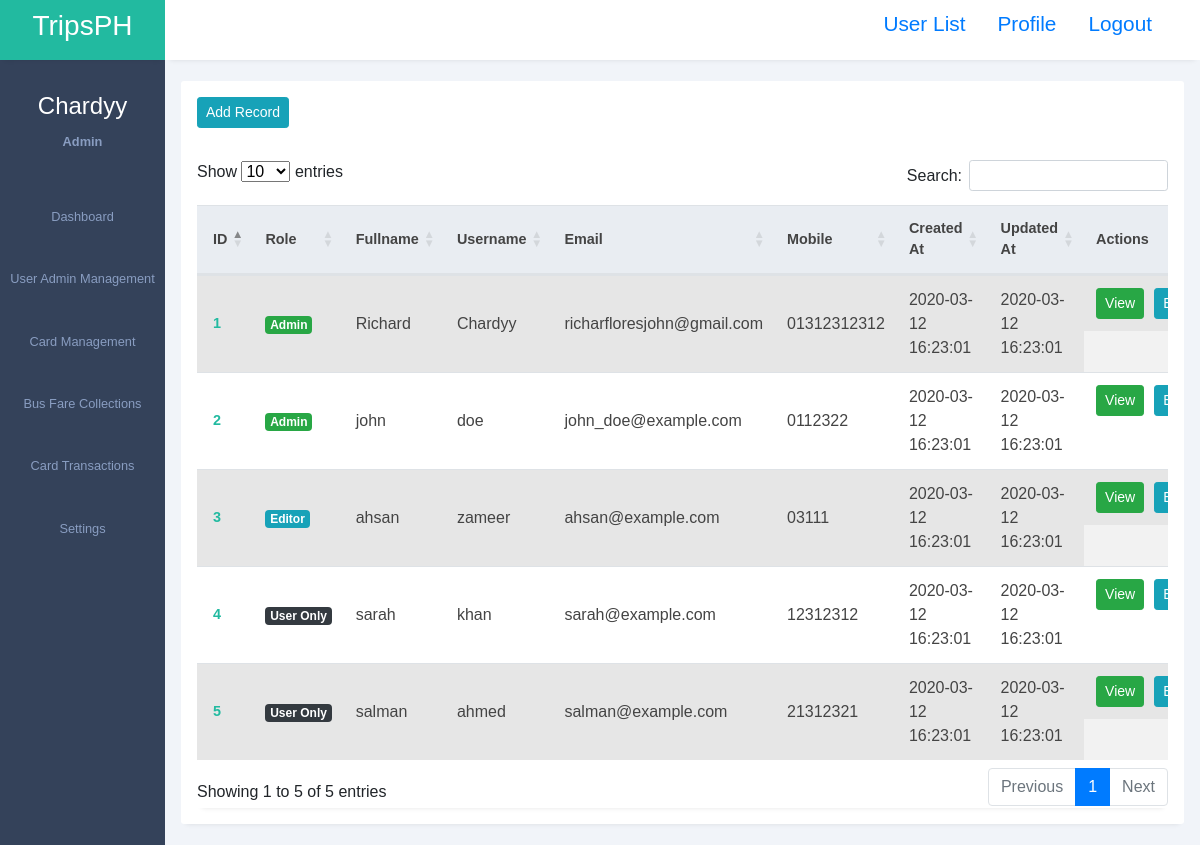
/admin/adminuser/adminuser.php (signed in), run on the app's committed database.
### tables this page shows
CREATE TABLE `tbl_users` (
  `id` int(11) NOT NULL AUTO_INCREMENT,
  `user_role_id` int(11) DEFAULT NULL,
  `full_name` varchar(255) DEFAULT NULL,
  `username` varchar(50) NOT NULL,
  `email` varchar(255) DEFAULT NULL,
  `mobile` varchar(25) DEFAULT NULL,
  `password` varchar(255) NOT NULL,
  `created_at` datetime DEFAULT current_timestamp(),
  `updated_at` timestamp NOT NULL DEFAULT current_timestamp(),
  PRIMARY KEY (`id`)
);

### admin/adminuser/adminuser.php (the view, shortened to what this page needs)
<?php
require_once('../../admin/config.php');
?>
<!DOCTYPE html>
<html lang="en">
<head>
    <head>
        <link rel="stylesheet" href="../assets/styles1.css">
        <link rel="stylesheet" href="https://maxst.icons8.com/vue-static/landings/line-awesome/line-awesome/1.3.0/css/line-awesome.min.css">
        <link rel="stylesheet" href="../assets/bootstrap.min.css">
        <link href="https://use.fontawesome.com/releases/v5.0.4/css/all.css" rel="stylesheet">
        <link rel="stylesheet" href="https://cdn.datatables.net/1.13.4/css/dataTables.bootstrap5.min.css" />
    </head>
<body>
    <div class="sidebar">
        <div class="side-header">
            <h3>T<span>ripsPH</span></h3>
        </div>
        <div class="side-content">
            <div class="profile">
                <h4>
                    <?php
                    if (isset($_SESSION['username'])) {
                        echo $_SESSION['username'];
                    } else {
                        echo 'Default Name';
                    }
                    ?>
                </h4>
                <small>
                    <?php
                    if (isset($_SESSION['user_role_id'])) {
                        $role = 'Default Role';
                        if ($_SESSION['user_role_id'] == 1) {
                            $role = 'Admin';
                        } elseif ($_SESSION['user_role_id'] == 2) {
                            $role = 'Editor';
                        } elseif ($_SESSION['user_role_id'] == 3) {
                            $role = 'User Only';
                        }
                        echo $role;
                    } else {
                        echo 'Default Role';
                    }
                    ?>
                </small>
            </div>
            <div class="side-menu">
                <ul>
                    <li>
                        <a href="../dashboard.php">
                            <small>Dashboard</small>
                        </a>
                    </li>
                    <li>
                        <a href="../admin/user_management.php">
                            <small>User Admin Management</small>
                        </a>
                    </li>
                    <li>
                        <a href="../admin/cardmanagement/card_management.php">
                            <small>Card Management</small>
                        </a>
                    </li>
                    <li>
                        <a href="../admin/busfarecollection/bus_fare_collection.php">
                            <small>Bus Fare Collections</small>
                        </a>
                    </li>
                    <li>
                        <a href="../admin/cardtransactions/card_transactions.php">
                            <small>Card Transactions</small>
                        </a>
                    </li>
                    <li>
                        <a href="../admin/setting/settings.php">
                            <small>Settings</small>
                        </a>
                    </li>
                </ul>
            </div>
        </div>
    </div>
    <div class="main-content">
        <header>
            <div class="header-content">
                <div class="header-menu">
                    <?php if ($_SESSION['user_role_id'] <= 1) { ?>
                        <label for="">
                            <a href="/adminuser.php"><span>User List</span></a>
                        </label>
                    <?php } ?>
                    <label for="">
                        <a href="../adminuser/adminuser.php"><span>Profile</span></a>
                    </label>
                    <label for="">
                        <a href="../logout.php"><span>Logout</span></a>
                    </label>
                </div>
        </header>
        <main>
            <div class="page-content">
                <div class="records table-responsive">
                    <div class="record-header">
                        <div class="add">
                            <?php if (($_SESSION['user_role_id'] == 1) || $_SESSION['user_role_id'] == 2) { ?>
                                <a href="addrecord.php" class="btn btn-info btn-sm">Add Record</a>
                            <?php } else { ?>
                                <a class="btn btn-info btn-sm disabled">Add Record</a>
                            <?php } ?>
                        </div>
                    </div>
                    <div>
                        <div class="record-header">
                            <div class="records table-responsive">
                                <table id="example" class="table table-striped" style="width: 100%">
                                    <thead>
                                        <tr>
                                            <th style="vertical-align: middle;">ID</th>
                                            <th style="vertical-align: middle;">Role</th>
                                            <th style="vertical-align: middle;">Fullname</th>
                                            <th style="vertical-align: middle;">Username</th>
                                            <th style="vertical-align: middle;">Email</th>
                                            <th style="vertical-align: middle;">Mobile</th>
                                            <th style="vertical-align: middle;">Created At</th>
                                            <th style="vertical-align: middle;">Updated At</th>
                                            <th style="vertical-align: middle;">Actions</th>
                                        </tr>
                                    </thead>
                                    <tbody>
                                        <?php
                                        $sql = "SELECT u.*, r.user_role FROM `tbl_users` u INNER JOIN `tbl_user_role` r ON u.user_role_id = r.id";
                                        $result = mysqli_query($link, $sql);
                                        while ($row = mysqli_fetch_assoc($result)) {
                                        ?>
                                            <tr>
                                                <td style="vertical-align: middle;"><?php echo $row["id"] ?></td>
                                                <td style="vertical-align: middle;">
                                                    <?php
                                                    $userRole = $row["user_role"];
                                                    if ($userRole == "Admin") {
                                                        echo "<span class='badge badge-lg badge-success text-white'>Admin</span>";
                                                    } elseif ($userRole == "Editor") {
                                                        echo "<span class='badge badge-lg badge-info text-white'>Editor</span>";
                                                    } elseif ($userRole == "User Only") {
                                                        echo "<span class='badge badge-lg badge-dark text-white'>User Only</span>";
                                                    } else {
                                                        echo $userRole;
                                                    }
                                                    ?>
                                                </td>
                                                <td style="vertical-align: middle;"><?php echo $row["full_name"] ?></td>
                                                <td style="vertical-align: middle;"><?php echo $row["username"] ?></td>
                                                <td style="vertical-align: middle;"><?php echo $row["email"] ?></td>
                                                <td style="vertical-align: middle;"><?php echo $row["mobile"] ?></td>
                                                <td style="vertical-align: middle;"><?php echo $row["created_at"] ?></td>
                                                <td style="vertical-align: middle;"><?php echo $row["updated_at"] ?></td>
                                                <td class="actions" style="vertical-align: middle;">
                                                    <a class="btn btn-success btn-sm" href="views.php?id=<?php echo $row["id"] ?>">View</a>
                                                    <?php if (($_SESSION['user_role_id'] == 1) || $_SESSION['user_role_id'] == 2) { ?>
                                                        <a class="btn btn-info btn-sm" href="edit.php?id=<?php echo $row["id"] ?>">Edit</a>
                                                    <?php } ?>
                                                </td>
                                            </tr>
                                        <?php
                                        }
                                        ?>
                                    </tbody>
                                </table>
                            </div>
                        </div>
</body>
</html>

### admin/assets/styles1.css (style rules this page uses)
:root { --main-color: #22baa0; --color-dark: #34425a; --text-grey: #b0b0b0; }
* { margin: 0; padding: 0; text-decoration: none; list-style-type: none; box-sizing: border-box; font-family: "Merriweather", sans-serif; }
.sidebar { position: fixed; height: 100%; width: 165px; left: 0; bottom: 0; top: 0; z-index: 100; background: var(--color-dark); transition: left 300ms; }
.side-header { box-shadow: 0px 5px 5px -5px rgb(0 0 0 /10%); background: var(--main-color); height: 60px; display: flex; justify-content: center; align-items: center; }
.side-header h3, side-head span { color: #fff; font-weight: 400; }
.side-content { height: calc(100vh - 60px); overflow: auto; }
.profile { text-align: center; padding: 2rem 0rem; }
.profile h4 { color: #fff; font-weight: 500; }
.profile small { color: #899dc1; font-weight: 600; }
.sidebar { overflow-y: auto; }
.side-menu ul { text-align: center; }
.side-menu a { display: block; padding: 1.2rem 0rem; }
.side-menu a span, .side-menu a small { color: #899dc1; }
.main-content { margin-left: 165px; width: calc(100% - 165px); transition: margin-left 300ms; }
header { position: fixed; right: 0; top: 0; left: 165px; z-index: 100; height: 60px; box-shadow: 0px 5px 5px -5px rgb(0 0 0 /10%); background: #fff; transition: left 300ms; }
.header-content, .header-menu { display: flex; align-items: center; }
.header-content { justify-content: space-between; padding: 0rem 1rem; }
.header-content label:first-child span { font-size: 1.3rem; }
.header-content label { cursor: pointer; }
.header-menu { justify-content: flex-end; padding-top: 0.5rem; }
.header-menu label, .header-menu .notify-icon { margin-right: 2rem; position: relative; }
.header-menu label span, .notify-icon span:first-child { font-size: 1.3rem; }
main { margin-top: 60px; }
.page-content { padding: 1.3rem 1rem; background: #f1f4f9; }
.records { box-shadow: 0px 5px 5px -5px rgb(0 0 0 / 10%); background: #fff; border-radius: 3px; }
.record-header { padding: 1rem; display: flex; justify-content: space-between; align-items: center; }
.add, .browse { display: flex; align-items: center; }
.table-responsive { width: 100%; overflow: auto; }
table { border-collapse: collapse; }
table thead tr { background: #e9edf2; }
table thead th { padding: 1rem 0rem; text-align: left; color: #444; font-size: 0.9rem; }
table thead th:first-child { padding-left: 1rem; }
table tbody td { padding: 1rem 0rem; color: #444; }
table tbody td:first-child { padding-left: 1rem; color: var(--main-color); font-weight: 600; font-size: 0.9rem; }
table tbody tr { border-bottom: 1px solid #dee2e8; }
.actions { display: flex; align-items: center; }
.actions a { display: inline-block; margin-right: 10px; }

### data on the page
tbl_users: id "1", shows "Admin", full_name "Richard", username "Chardyy", email "richarfloresjohn@gmail.com", mobile "01312312312", created_at "2020-03-12 16:23:01", updated_at "2020-03-12 16:23:01"
tbl_users: id "2", shows "Admin", full_name "john", username "doe", email "john_doe@example.com", mobile "0112322", created_at "2020-03-12 16:23:01", updated_at "2020-03-12 16:23:01"
tbl_users: id "3", shows "Editor", full_name "ahsan", username "zameer", email "ahsan@example.com", mobile "03111", created_at "2020-03-12 16:23:01", updated_at "2020-03-12 16:23:01"
tbl_users: id "4", shows "User Only", full_name "sarah", username "khan", email "sarah@example.com", mobile "12312312", created_at "2020-03-12 16:23:01", updated_at "2020-03-12 16:23:01"
tbl_users: id "5", shows "User Only", full_name "salman", username "ahmed", email "salman@example.com", mobile "21312321", created_at "2020-03-12 16:23:01", updated_at "2020-03-12 16:23:01"

### other printed values
$_SESSION['username'] "Chardyy"
$role "Admin"
